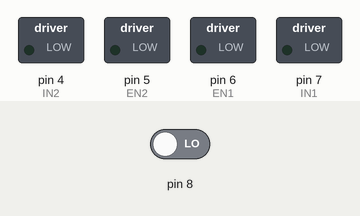
This sketch was run on a simulated Arduino Uno, built with avr-gcc and run on an emulated ATmega328P. Shown: switched loads named in the sketch (green lamp = pin HIGH). Inputs (shaded band) come from the test bench; at power-on: pin 8 LOW.

Above: at 1.2 s.
1.3 s: pin 8 driven HIGH
At 2.8 s:
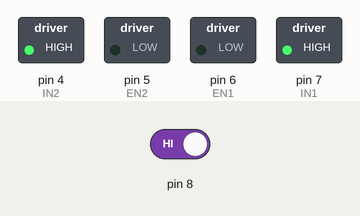
Timing chart, 0 to 4.3 s (numbered marks = the images above; inputs shaded):
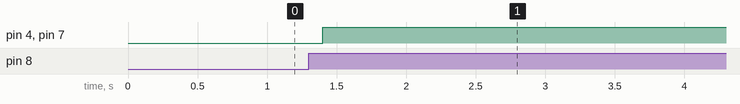

Measured:
- after the input at 1.3 s, pin 4 (IN2), pin 7 (IN1): LOW → HIGH after 0.10 s

The sketch:

IR_Remote_Control.ino
```cpp
#define EN1 6//Right motor enable pin
#define IN1 7//Right motor direction pin
#define EN2 5//Left motor enable pin
#define IN2 4//Left motor direction pin
#define FORW 1//forward
#define BACK 0//back
int Pulse_Width=0;//Store the pulse width
int   ir_code=0x00;    //Command value
void Motor_Control(int M1_DIR,int M1_EN,int M2_DIR,int M2_EN)//Control motor speed
{
//////////M1////////////////////////
if(M1_DIR==FORW)
digitalWrite(IN1,HIGH); //set high, direction forward
else
digitalWrite(IN1,LOW);//set low, direction back
if(M1_EN==0)
analogWrite(EN1,LOW);// set low, MiniQ stop
else
analogWrite(EN1,M1_EN);// Otherwise, you set the appropriate values
///////////M2//////////////////////
if(M2_DIR==FORW)
digitalWrite(IN2,HIGH);
else
digitalWrite(IN2,LOW);
if(M2_EN==0)
analogWrite(EN2,LOW);
else
analogWrite(EN2,M2_EN);
}

//counter1 init
void timer1_init(void)
{
TCCR1A = 0X00;
TCCR1B = 0X05;//The clock source to a timer
TCCR1C = 0X00;
TCNT1 = 0X00;
TIMSK1 = 0X00;  //Overflow timer interrupt is prohibited

}

//IR controler
void remote_deal(void)
{
switch(ir_code)
{
case 0xff00:
Motor_Control(FORW,0,FORW,0);//stop
break;
case 0xfe01:
Motor_Control(FORW,150,FORW,150);//forward
break;
case 0xf609:
Motor_Control(BACK,150,BACK,150);//back
break;
case 0xfb04:
Motor_Control(FORW,150,BACK,150);//turn left
break;
case 0xf906:
Motor_Control(BACK,150,FORW,150);//turn right
break;
}
}
char logic_value()
{
while(!(digitalRead(8))); //low wait
Pulse_Width=TCNT1;
TCNT1=0;
if(Pulse_Width>=7&&Pulse_Width<=10)//Low voltage 560us
{
while(digitalRead(8));//if the value is high ,waiting
Pulse_Width=TCNT1;
TCNT1=0;
if(Pulse_Width>=7&&Pulse_Width<=10)//continous high value 560us
return 0;
else if(Pulse_Width>=25&&Pulse_Width<=27) //continous high value 1.7ms
return 1;
}
return -1;
}

// decoder of remote controllor
void pulse_deal()
{
int i;
//执行 8 个 0
for(i=0; i<8; i++)
{
if(logic_value() != 0) //not  0
return;
}
//Execute 6 "1"
for(i=0; i<6; i++)
{
if(logic_value()!= 1) //not 1
return;
}
//Execute 1 "0"
if(logic_value()!= 0) //no 0
return;
//Execute 1 "1"
if(logic_value()!= 1) //no 1
return;
//Parse the command of remote control code
ir_code=0x00;//clear
for(i=0; i<16;i++ )
{
if(logic_value() == 1)
{
ir_code |=(1<<i);
}
}
}

// decoder of remote controllor
void remote_decode(void)
{
TCNT1=0X00;
while(digitalRead(8))//if the value is high ,waiting
{
if(TCNT1>=1563)   //When the duration of high level is more than 100 ms, show that  no button pressed
{
ir_code = 0xff00;
return;
}
}

//If high level duration is less than 100 ms

TCNT1=0X00;
while(!(digitalRead(8))); //low wait
Pulse_Width=TCNT1;
TCNT1=0;
if(Pulse_Width>=140&&Pulse_Width<=141)//9ms
{
while(digitalRead(8));//if the value is high ,waiting
Pulse_Width=TCNT1;
TCNT1=0;
if(Pulse_Width>=68&&Pulse_Width<=72)//4.5ms
{
pulse_deal();
return;
}
else if(Pulse_Width>=34&&Pulse_Width<=36)//2.25ms
{
while(!(digitalRead(8)));//low wait
Pulse_Width=TCNT1;
TCNT1=0;
if(Pulse_Width>=7&&Pulse_Width<=10)//560us
{
return;
}
}
}
}
void setup()
{
unsigned char i;
for(i=4;i<=7;i++)
{
pinMode(i,OUTPUT);
}
pinMode(8,INPUT);
}
void loop()
{
timer1_init();
while(1)
{
remote_decode();   //decoding
remote_deal();    //Performs decoding results
}
}
```
